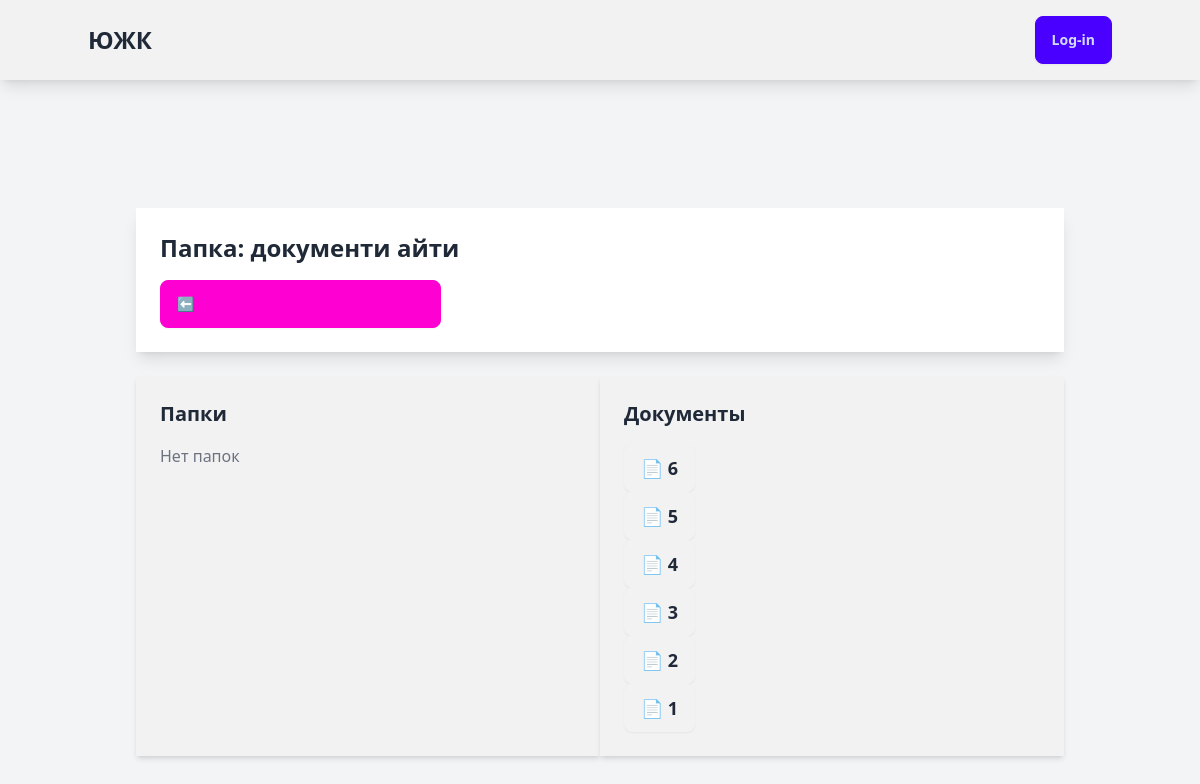
Screenshot of /TD/2/ with the database file from the repository.
### blog/models.py (models this page shows, shortened)
class Folder(models.Model):
    name = models.CharField(max_length=255, unique=True)
    parent = models.ForeignKey(
        "self", on_delete=models.CASCADE, null=True, blank=True, related_name="subfolders"
    )

class TurnoverDocument(models.Model):
    class Status(models.TextChoices):
        DRAFT = 'DF', 'Draft'
        PUBLISHED = 'PB', 'Published'
    objects = models.Manager()
    published = PublishedManager()
    title = models.CharField(max_length=255)
    description = models.TextField(blank=True, null=True)
    author = models.ForeignKey(settings.AUTH_USER_MODEL, on_delete=models.CASCADE, related_name='document_post')
    created_at = models.DateTimeField(auto_now_add=True)
    updated_at = models.DateTimeField(auto_now=True)
    publish_by = models.DateTimeField(default=timezone.now)
    document_type = models.ForeignKey(document_types, on_delete=models.CASCADE)
    document_file = models.FileField(upload_to='blog/static/images/')
    slug = models.SlugField(max_length=250, unique_for_date='publish_by')
    status = models.CharField(
        max_length=2,
        choices=Status.choices,
        default=Status.DRAFT
    )
    tags = TaggableManager()
    folder = models.ForeignKey(Folder, on_delete=models.SET_NULL, null=True, blank=True, related_name="documents")
    class Meta:
        ordering = ['-publish_by']
        indexes = [models.Index(fields=['-publish_by'])]
    def get_absolute_url(self):
        return reverse('TD:TD_detail', args=[self.publish_by.year, self.publish_by.month, self.publish_by.day, self.slug])

### blog/views.py (the view)
# urls.py: path("", views.folder_list, name="folder_list"),
def folder_list(request, parent_id=None):
    if parent_id:
        parent_folder = get_object_or_404(Folder, id=parent_id)
        folders = parent_folder.subfolders.all()
        documents = parent_folder.documents.all()
    else:
        parent_folder = None
        folders = Folder.objects.filter(parent__isnull=True)  # Только корневые папки
        documents = TurnoverDocument.objects.filter(folder__isnull=True)  # Документы без папки
    return render(request, "folders/folder_list.html", {
        "parent_folder": parent_folder,
        "folders": folders,
        "documents": documents,
    })

### templates/folders/folder_list.html (shortened to what this page needs)
{% extends "blog/base.html" %}
{% load static %}
{% block content %}
<div class="container mx-auto p-6">
    <div class="bg-base-100 shadow-lg rounded-xl p-6">
        <h1 class="text-2xl font-bold text-primary">{% if parent_folder %}Папка: {{ parent_folder.name }}{% else %}Все папки{% endif %}</h1>
        {% if parent_folder %}
        <div class="mt-4">
            <a href="{% url 'TD:folder_list' %}" class="btn btn-outline btn-secondary">⬅ Вернуться к корневым папкам</a>
        </div>
        {% endif %}
    </div>
    <div class="mt-6 grid grid-cols-1 md:grid-cols-2 gap-6">
        <div class="bg-base-200 p-6 rounded-xl shadow-md">
            <h2 class="text-xl font-semibold text-accent">Папки</h2>
            <ul class="mt-4 space-y-2">
                {% for folder in folders %}
                    <li>
                        <a href="{% url 'TD:folder_detail' folder.id %}" class="btn btn-link text-lg">📁 {{ folder.name }}</a>
                    </li>
                {% empty %}
                    <li class="text-gray-500">Нет папок</li>
                {% endfor %}
            </ul>
        </div>
        <div class="bg-base-200 p-6 rounded-xl shadow-md">
            <h2 class="text-xl font-semibold text-accent">Документы</h2>
            <ul class="mt-4 space-y-2">
                {% for doc in documents %}
                    <li>
                        <a href="{{ doc.get_absolute_url }}" class="btn btn-link text-lg">📄 {{ doc.title }}</a>
                    </li>
                {% empty %}
                    <li class="text-gray-500">Нет документов</li>
                {% endfor %}
            </ul>
        </div>
    </div>
</div>
{% endblock %}

### rows the page displays
Folder: name "документи айти"
TurnoverDocument: title "6"
TurnoverDocument: title "5"
TurnoverDocument: title "4"
TurnoverDocument: title "3"
TurnoverDocument: title "2"
TurnoverDocument: title "1"
